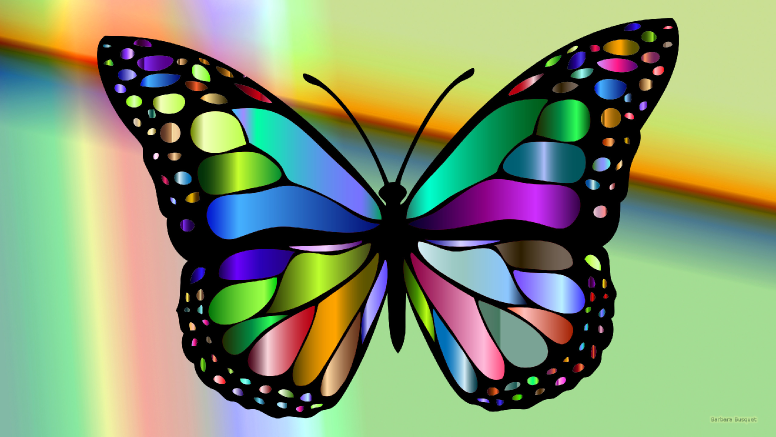
#> input picture img2.png, 1552 x 873 px (shown at 1/2 size)
$ python color_detection.py --image img2.png
#> lines starting #> are read from the running program, lines starting #| are printed output that depends on the picture
# Color Detection in Image
# V1
# Author: sujay Alaspure +> github.com/alaspuresujay
# How to Run:
# python color_detection.py
# python color_detection --image <image path>


import cv2
import numpy as np
import pandas as pd
import argparse

img_path = "img2.png"
try:
    # Creating argument parser to take image path from command line
    ap = argparse.ArgumentParser()
    ap.add_argument('-i', '--image', required=True, help="Image Path")
    args = vars(ap.parse_args())
    img_path = args['image']
except:
    pass

# Reading the image with opencv
img = cv2.imread(img_path)
#> img is the input picture: shape (873, 1552, 3); mean B, G, R 110, 146.8, 130.3

# declaring global variables (are used later on)
clicked = False
r = g = b = xpos = ypos = 0

# Reading csv file with pandas and giving names to each column
index = ["color", "color_name", "hex", "R", "G", "B"]
csv = pd.read_csv('colors.csv', names=index, header=None)
#> (reads colors.csv from the repository)


# function to calculate minimum distance from all colors and get the most matching color
def getColorName(R, G, B):
    minimum = 10000
    for i in range(len(csv)):
        d = abs(R - int(csv.loc[i, "R"])) + abs(G - int(csv.loc[i, "G"])) + abs(B - int(csv.loc[i, "B"]))
        if (d <= minimum):
            minimum = d
            cname = csv.loc[i, "color_name"]
    return cname


# function to get x,y coordinates of mouse double click
def draw_function(event, x, y, flags, param):
    if event == cv2.EVENT_MOUSEMOVE:
        global b, g, r, xpos, ypos, clicked
        # clicked = True
        xpos = x
        ypos = y
        b, g, r = img[y, x]
        b = int(b)
        g = int(g)
        r = int(r)


cv2.namedWindow('image')
cv2.setMouseCallback('image', draw_function)

while (1):

    cv2.imshow("image", img)

    # cv2.rectangle(image, startpoint, endpoint, color, thickness)-1 fills entire rectangle
    cv2.rectangle(img, (20, 20), (750, 60), (b, g, r), -1)

    # Creating text string to display( Color name and RGB values )
    text = getColorName(r, g, b) + ' R=' + str(r) + ' G=' + str(g) + ' B=' + str(b)

    # cv2.putText(img,text,start,font(0-7),fontScale,color,thickness,lineType )
    cv2.putText(img, text, (50, 50), 2, 0.8, (255, 255, 255), 2, cv2.LINE_AA)
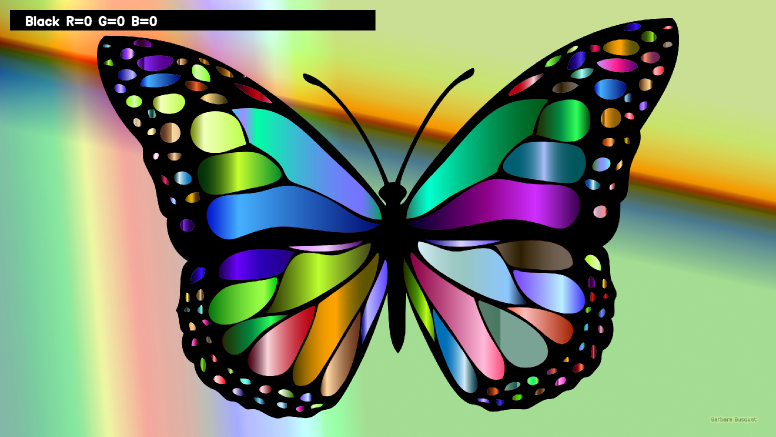
#> img: shape (873, 1552, 3) (shown at 1/2 size); mean B, G, R 107.1, 142.8, 125.9

    # For very light colours we will display text in black colour
    if r + g + b >= 600:
        cv2.putText(img, text, (50, 50), 2, 0.8, (0, 0, 0), 2, cv2.LINE_AA)

    # Break the loop when user hits 'esc' key
    if cv2.waitKey(20) & 0xFF == 27:
#> (key Esc is pressed here)
        break

cv2.destroyAllWindows()
